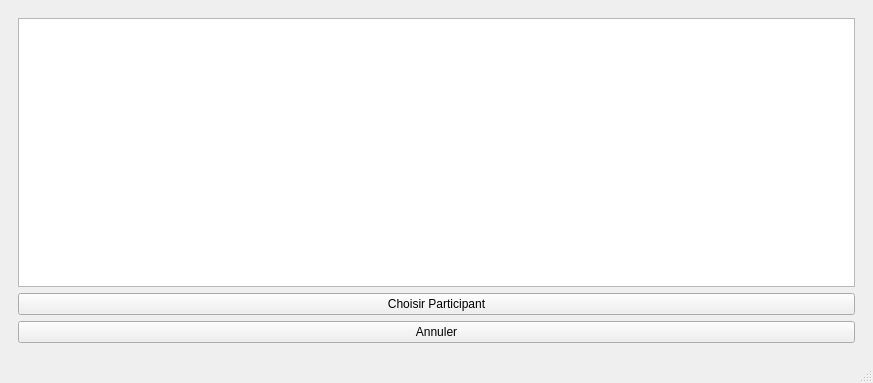
<?xml version="1.0" encoding="UTF-8"?>
<ui version="4.0">
 <class>MainWindow</class>
 <widget class="QMainWindow" name="MainWindow">
  <property name="geometry">
   <rect>
    <x>0</x>
    <y>0</y>
    <width>873</width>
    <height>383</height>
   </rect>
  </property>
  <property name="windowTitle">
   <string>ProjetCDAA</string>
  </property>
  <widget class="QWidget" name="centralwidget">
   <layout class="QHBoxLayout" name="horizontalLayout_3">
    <item>
     <widget class="QStackedWidget" name="Vues">
      <property name="currentIndex">
       <number>9</number>
      </property>
      <widget class="QWidget" name="MenuPrincipale">
       <layout class="QHBoxLayout" name="horizontalLayout_2">
        <item>
         <widget class="QPushButton" name="B_GestionContacts">
          <property name="text">
           <string>Gestion Contacts</string>
          </property>
         </widget>
        </item>
        <item>
         <widget class="QPushButton" name="B_GesionInteractions">
          <property name="text">
           <string>Gestion Interactions</string>
          </property>
         </widget>
        </item>
       </layout>
      </widget>
      <widget class="QWidget" name="VueAjoutContact">
       <layout class="QVBoxLayout" name="verticalLayout_2">
        <item>
         <layout class="QFormLayout" name="formLayout">
          <item row="0" column="0">
           <widget class="QLabel" name="nomLabel">
            <property name="text">
             <string>Nom</string>
            </property>
           </widget>
          </item>
          <item row="0" column="1">
           <widget class="QLineEdit" name="nomLineEdit"/>
          </item>
          <item row="1" column="0">
           <widget class="QLabel" name="prNomLabel">
            <property name="text">
             <string>Prénom</string>
            </property>
           </widget>
          </item>
          <item row="1" column="1">
           <widget class="QLineEdit" name="prNomLineEdit"/>
          </item>
          <item row="2" column="0">
           <widget class="QLabel" name="entrepriseLabel">
            <property name="text">
             <string>Entreprise</string>
            </property>
           </widget>
          </item>
          <item row="2" column="1">
           <widget class="QLineEdit" name="entrepriseLineEdit"/>
          </item>
          <item row="3" column="0">
           <widget class="QLabel" name="mailLabel">
            <property name="text">
             <string>Mail</string>
            </property>
           </widget>
          </item>
          <item row="3" column="1">
           <widget class="QLineEdit" name="mailLineEdit"/>
          </item>
          <item row="5" column="0">
           <widget class="QLabel" name="tLPhoneLabel">
            <property name="text">
             <string>Téléphone</string>
            </property>
           </widget>
          </item>
          <item row="5" column="1">
           <widget class="QLineEdit" name="tLPhoneLineEdit"/>
          </item>
          <item row="9" column="0">
           <widget class="QLabel" name="photoLabel">
            <property name="text">
             <string>Photo</string>
            </property>
           </widget>
          </item>
          <item row="9" column="1">
           <widget class="QLineEdit" name="photoLineEdit"/>
          </item>
          <item row="10" column="1">
           <widget class="QToolButton" name="B_ChoisirPhoto">
            <property name="text">
             <string>...</string>
            </property>
           </widget>
          </item>
         </layout>
        </item>
        <item>
         <layout class="QGridLayout" name="gridLayout">
          <item row="0" column="0">
           <widget class="QPushButton" name="B_ConfirmerAjout">
            <property name="text">
             <string>Confirmer Ajout</string>
            </property>
           </widget>
          </item>
          <item row="1" column="0">
           <widget class="QPushButton" name="B_AnnulerAjout">
            <property name="text">
             <string>Annuler</string>
            </property>
           </widget>
          </item>
         </layout>
        </item>
       </layout>
      </widget>
      <widget class="QWidget" name="VueContacts">
       <layout class="QGridLayout" name="gridLayout_5">
        <item row="3" column="0">
         <widget class="QPushButton" name="B_Ajouter">
          <property name="text">
           <string>Ajouter Contact</string>
          </property>
         </widget>
        </item>
        <item row="6" column="0">
         <widget class="QPushButton" name="B_Retour">
          <property name="text">
           <string>Retour</string>
          </property>
         </widget>
        </item>
        <item row="1" column="0">
         <widget class="QTableView" name="tableViewContacts"/>
        </item>
        <item row="4" column="0">
         <widget class="QPushButton" name="B_Modifier">
          <property name="text">
           <string>Modifier Contact</string>
          </property>
         </widget>
        </item>
        <item row="2" column="2">
         <widget class="Line" name="line_3">
          <property name="orientation">
           <enum>Qt::Horizontal</enum>
          </property>
         </widget>
        </item>
        <item row="1" column="3">
         <widget class="Line" name="line_2">
          <property name="orientation">
           <enum>Qt::Vertical</enum>
          </property>
         </widget>
        </item>
        <item row="5" column="0">
         <widget class="QPushButton" name="B_Supprimer">
          <property name="text">
           <string>Supprimer Contact</string>
          </property>
         </widget>
        </item>
        <item row="1" column="1">
         <widget class="Line" name="line">
          <property name="orientation">
           <enum>Qt::Vertical</enum>
          </property>
         </widget>
        </item>
        <item row="1" column="2">
         <widget class="QLabel" name="QlabelImage">
          <property name="text">
           <string/>
          </property>
         </widget>
        </item>
        <item row="0" column="2">
         <widget class="Line" name="line_4">
          <property name="orientation">
           <enum>Qt::Horizontal</enum>
          </property>
         </widget>
        </item>
       </layout>
      </widget>
      <widget class="QWidget" name="VueModif">
       <layout class="QVBoxLayout" name="verticalLayout_6">
        <item>
         <layout class="QFormLayout" name="formLayout_2">
          <item row="0" column="0">
           <widget class="QLabel" name="nomLabelM">
            <property name="text">
             <string>Nom</string>
            </property>
           </widget>
          </item>
          <item row="0" column="1">
           <widget class="QLineEdit" name="nomLineEditM"/>
          </item>
          <item row="1" column="0">
           <widget class="QLabel" name="prNomLabelM">
            <property name="text">
             <string>Prénom</string>
            </property>
           </widget>
          </item>
          <item row="1" column="1">
           <widget class="QLineEdit" name="prNomLineEditM"/>
          </item>
          <item row="2" column="0">
           <widget class="QLabel" name="entrepriseLabelM">
            <property name="text">
             <string>Entreprise</string>
            </property>
           </widget>
          </item>
          <item row="2" column="1">
           <widget class="QLineEdit" name="entrepriseLineEditM"/>
          </item>
          <item row="3" column="0">
           <widget class="QLabel" name="mailLabelM">
            <property name="text">
             <string>Mail</string>
            </property>
           </widget>
          </item>
          <item row="3" column="1">
           <widget class="QLineEdit" name="mailLineEditM"/>
          </item>
          <item row="4" column="0">
           <widget class="QLabel" name="tLPhoneLabelM">
            <property name="text">
             <string>Téléphone</string>
            </property>
           </widget>
          </item>
          <item row="4" column="1">
           <widget class="QLineEdit" name="tLPhoneLineEditM">
            <property name="maximumSize">
             <size>
              <width>16777215</width>
              <height>16777215</height>
             </size>
            </property>
           </widget>
          </item>
          <item row="5" column="0">
           <widget class="QLabel" name="photoLabelM">
            <property name="text">
             <string>Photo</string>
            </property>
           </widget>
          </item>
          <item row="5" column="1">
           <widget class="QLineEdit" name="photoLineEditM"/>
          </item>
          <item row="6" column="1">
           <widget class="QToolButton" name="B_ChoisirPhotoM">
            <property name="text">
             <string>...</string>
            </property>
           </widget>
          </item>
         </layout>
        </item>
        <item>
         <layout class="QGridLayout" name="gridLayout_8">
          <item row="1" column="0">
           <widget class="QPushButton" name="B_AnnulerModif">
            <property name="text">
             <string>Annuler</string>
            </property>
           </widget>
          </item>
          <item row="0" column="0">
           <widget class="QPushButton" name="B_ConfirmerModif">
            <property name="text">
             <string>Confirmer Modification</string>
            </property>
           </widget>
          </item>
         </layout>
        </item>
       </layout>
      </widget>
      <widget class="QWidget" name="VueInteractions">
       <layout class="QVBoxLayout" name="verticalLayout_3">
        <item>
         <widget class="QTableView" name="tableViewInteractions"/>
        </item>
        <item>
         <widget class="QPushButton" name="B_AfficherToDos">
          <property name="text">
           <string>Afficher ToDos</string>
          </property>
         </widget>
        </item>
        <item>
         <widget class="QPushButton" name="B_AjoutInteraction">
          <property name="text">
           <string>Ajouter Interaction</string>
          </property>
         </widget>
        </item>
        <item>
         <widget class="QPushButton" name="B_ModifierInteraction">
          <property name="text">
           <string>Modifier Interaction</string>
          </property>
         </widget>
        </item>
        <item>
         <widget class="QPushButton" name="B_SupprimerInteraction">
          <property name="text">
           <string>Supprimer Interaction</string>
          </property>
         </widget>
        </item>
        <item>
         <widget class="QPushButton" name="B_RetourInteraction">
          <property name="text">
           <string>Retour</string>
          </property>
         </widget>
        </item>
       </layout>
      </widget>
      <widget class="QWidget" name="VueAjoutInteraction">
       <layout class="QVBoxLayout" name="verticalLayout_5">
        <item>
         <layout class="QFormLayout" name="formLayout_3">
          <item row="0" column="0">
           <widget class="QLabel" name="titreLabel">
            <property name="text">
             <string>Titre</string>
            </property>
           </widget>
          </item>
          <item row="0" column="1">
           <widget class="QLineEdit" name="titreLineEdit"/>
          </item>
          <item row="1" column="0">
           <widget class="QLabel" name="typeLabel">
            <property name="text">
             <string>Type</string>
            </property>
           </widget>
          </item>
          <item row="1" column="1">
           <widget class="QLineEdit" name="typeLineEdit"/>
          </item>
          <item row="2" column="0">
           <widget class="QLabel" name="noteLabel">
            <property name="text">
             <string>Note</string>
            </property>
           </widget>
          </item>
          <item row="2" column="1">
           <widget class="QLineEdit" name="noteLineEdit"/>
          </item>
          <item row="3" column="1">
           <widget class="QPushButton" name="B_ChoisirParticipant">
            <property name="text">
             <string>Choisir Participant</string>
            </property>
           </widget>
          </item>
         </layout>
        </item>
        <item>
         <layout class="QGridLayout" name="gridLayout_2">
          <item row="0" column="0">
           <widget class="QPushButton" name="B_ConfirmerAjoutInteraction">
            <property name="text">
             <string>Confirmer Ajout</string>
            </property>
           </widget>
          </item>
          <item row="1" column="0">
           <widget class="QPushButton" name="B_AnnulerAjoutInteraction">
            <property name="text">
             <string>Annuler</string>
            </property>
           </widget>
          </item>
         </layout>
        </item>
       </layout>
      </widget>
      <widget class="QWidget" name="VueModifInteraction">
       <layout class="QVBoxLayout" name="verticalLayout_7">
        <item>
         <layout class="QFormLayout" name="formLayout_4">
          <item row="0" column="0">
           <widget class="QLabel" name="titreLabelM">
            <property name="text">
             <string>Titre</string>
            </property>
           </widget>
          </item>
          <item row="0" column="1">
           <widget class="QLineEdit" name="titreLineEditM"/>
          </item>
          <item row="1" column="0">
           <widget class="QLabel" name="typeLabelM">
            <property name="text">
             <string>Type</string>
            </property>
           </widget>
          </item>
          <item row="1" column="1">
           <widget class="QLineEdit" name="typeLineEditM"/>
          </item>
          <item row="2" column="0">
           <widget class="QLabel" name="noteLabelM">
            <property name="text">
             <string>Note</string>
            </property>
           </widget>
          </item>
          <item row="2" column="1">
           <widget class="QLineEdit" name="noteLineEditM"/>
          </item>
          <item row="3" column="1">
           <widget class="QPushButton" name="B_ModifierParticipant">
            <property name="text">
             <string>Modifier Participant</string>
            </property>
           </widget>
          </item>
         </layout>
        </item>
        <item>
         <layout class="QGridLayout" name="gridLayout_3">
          <item row="0" column="0">
           <widget class="QPushButton" name="B_ConfirmerModificationInteraction">
            <property name="text">
             <string>Confirmer Modification</string>
            </property>
           </widget>
          </item>
          <item row="1" column="0">
           <widget class="QPushButton" name="B_AnnulerModifInteraction">
            <property name="text">
             <string>Annuler</string>
            </property>
           </widget>
          </item>
         </layout>
        </item>
       </layout>
      </widget>
      <widget class="QWidget" name="VueTodos">
       <layout class="QVBoxLayout" name="verticalLayout_4">
        <item>
         <widget class="QTableView" name="tableViewTodos"/>
        </item>
        <item>
         <widget class="QPushButton" name="B_AjouterTodo">
          <property name="text">
           <string>Ajouter ToDo</string>
          </property>
         </widget>
        </item>
        <item>
         <widget class="QPushButton" name="B_SupprimerTodo">
          <property name="text">
           <string>Supprimer ToDo</string>
          </property>
         </widget>
        </item>
        <item>
         <widget class="QPushButton" name="B_RetourTodos">
          <property name="text">
           <string>Retour</string>
          </property>
         </widget>
        </item>
       </layout>
      </widget>
      <widget class="QWidget" name="VoidAddtodos">
       <layout class="QVBoxLayout" name="verticalLayout_9">
        <item>
         <layout class="QFormLayout" name="formLayout_5">
          <item row="0" column="0">
           <widget class="QLabel" name="contenuLabel">
            <property name="text">
             <string>Contenu</string>
            </property>
           </widget>
          </item>
          <item row="0" column="1">
           <widget class="QLineEdit" name="contenuLineEdit"/>
          </item>
          <item row="1" column="1">
           <widget class="QCalendarWidget" name="calendarWidget"/>
          </item>
          <item row="2" column="1">
           <widget class="QPushButton" name="B_ConfirmerAjoutTodos">
            <property name="text">
             <string>Confirmer Ajout</string>
            </property>
           </widget>
          </item>
          <item row="3" column="1">
           <widget class="QPushButton" name="B_RetourAjoutTodos">
            <property name="text">
             <string>Retour</string>
            </property>
           </widget>
          </item>
          <item row="1" column="0">
           <widget class="QLabel" name="label">
            <property name="text">
             <string>Date</string>
            </property>
           </widget>
          </item>
         </layout>
        </item>
       </layout>
      </widget>
      <widget class="QWidget" name="VueChoixContacts">
       <layout class="QVBoxLayout" name="verticalLayout_8">
        <item>
         <widget class="QTableView" name="tableViewChoixContacts"/>
        </item>
        <item>
         <widget class="QPushButton" name="B_Choisir">
          <property name="text">
           <string>Choisir Participant</string>
          </property>
         </widget>
        </item>
        <item>
         <widget class="QPushButton" name="B_RetourChoixParticipant">
          <property name="text">
           <string>Annuler</string>
          </property>
         </widget>
        </item>
       </layout>
      </widget>
     </widget>
    </item>
   </layout>
  </widget>
  <widget class="QMenuBar" name="menubar">
   <property name="geometry">
    <rect>
     <x>0</x>
     <y>0</y>
     <width>873</width>
     <height>25</height>
    </rect>
   </property>
  </widget>
  <widget class="QStatusBar" name="statusbar"/>
 </widget>
 <resources/>
 <connections/>
</ui>
